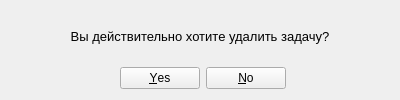
<?xml version="1.0" encoding="UTF-8"?>
<ui version="4.0">
 <class>Form_dialog_del</class>
 <widget class="QWidget" name="Form_dialog_del">
  <property name="geometry">
   <rect>
    <x>0</x>
    <y>0</y>
    <width>400</width>
    <height>100</height>
   </rect>
  </property>
  <property name="minimumSize">
   <size>
    <width>400</width>
    <height>100</height>
   </size>
  </property>
  <property name="maximumSize">
   <size>
    <width>400</width>
    <height>100</height>
   </size>
  </property>
  <property name="windowTitle">
   <string>Form</string>
  </property>
  <layout class="QGridLayout" name="gridLayout">
   <item row="1" column="3">
    <spacer name="horizontalSpacer_2">
     <property name="orientation">
      <enum>Qt::Horizontal</enum>
     </property>
     <property name="sizeHint" stdset="0">
      <size>
       <width>40</width>
       <height>20</height>
      </size>
     </property>
    </spacer>
   </item>
   <item row="1" column="0">
    <spacer name="horizontalSpacer">
     <property name="orientation">
      <enum>Qt::Horizontal</enum>
     </property>
     <property name="sizeHint" stdset="0">
      <size>
       <width>40</width>
       <height>20</height>
      </size>
     </property>
    </spacer>
   </item>
   <item row="1" column="2">
    <widget class="QDialogButtonBox" name="dialogButtonBox">
     <property name="standardButtons">
      <set>QDialogButtonBox::No|QDialogButtonBox::Yes</set>
     </property>
     <property name="centerButtons">
      <bool>true</bool>
     </property>
    </widget>
   </item>
   <item row="0" column="0" colspan="4">
    <widget class="QLabel" name="label">
     <property name="font">
      <font>
       <pointsize>10</pointsize>
      </font>
     </property>
     <property name="text">
      <string>Вы действительно хотите удалить задачу?</string>
     </property>
     <property name="alignment">
      <set>Qt::AlignCenter</set>
     </property>
    </widget>
   </item>
  </layout>
 </widget>
 <resources/>
 <connections/>
</ui>
